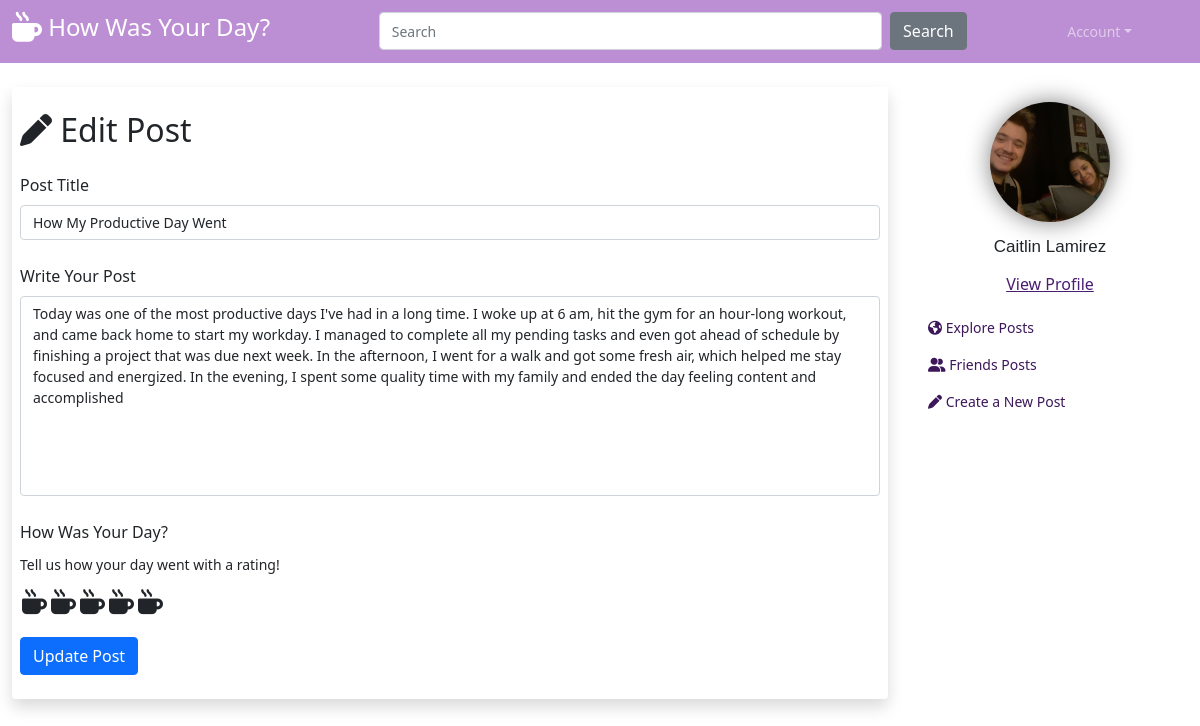
Screenshot of /social/edit_post/3 (signed in) with the database file from the repository.
### social/models.py (models this page shows, shortened)
class Post(models.Model):
    title = models.CharField(max_length=100)
    author = models.ForeignKey(User, on_delete=models.CASCADE) # Deletes all of the user's posts if they delete the user
    rating = models.IntegerField(default=0)
    body = models.TextField()
    post_date = models.DateTimeField(default=timezone.now)
    likes = models.ManyToManyField(User, related_name='blog_posts')

class Profile(models.Model):
    user = models.OneToOneField(User, on_delete=models.CASCADE)
    image = models.ImageField(default='default.jpeg',upload_to='profile_pics')
    bio = models.TextField(default='Welcome to my profile!', max_length=160)
    follows = models.ManyToManyField("self",
            related_name="followed_by",
            symmetrical=False,
            blank=True) # User does not have to follow anybody

### social/views.py (the view)
# urls.py: path('edit_post/<int:post_id>', views.edit_post_view, name='edit_post'),
@login_required
def edit_post_view(request, post_id):
    current_post = Post.objects.get(id=post_id)
    if (current_post.author == request.user):
        if request.method == "POST":
            form = PostForm(request.POST or None, instance = current_post)
            if form.is_valid():
                form.save()
            return redirect('view_post', post_id)
        else:
            form = PostForm()
        return render(request, 'social/edit_post.html',
            {
                'post': current_post
            })
    else:
        return redirect('dashboard')

### social/templates/social/edit_post.html (shortened to what this page needs)
{% extends 'social/base.html' %}
{% block content %}
    <div class="col-lg-9">
        <div class="bg-white shadow rounded overflow-hidden">
        <div class="container py-0 pt-4 pb-4 h-200 p-2 ">
            <h2>
                <i class="fa-solid fa-pen"></i> Edit Post
            </h2>
            <form action="" method="POST">
                <div class="form-group">
                    <label for="inputTitle" class="form-label mt-3">Post Title</label>
                    <input type="text" class="form-control" id="inputTitle" name="title" value="{{ post.title }}">
                </div>
                <div class="form-group">
                    <label for="bodyTextarea" class="form-label mt-4">Write Your Post</label>
                    <textarea class="form-control" id="bodyTextarea" rows="3" style="height: 200px;" name="body">{{post.body}}</textarea>
                </div>
                <div class="form-group">
                    <label class="form-label mt-4">How Was Your Day?</label><br>
                    <small>Tell us how your day went with a rating!</small><br>
                    <div class="rating-day mb-2">
                        <input type="radio" name = "rating" id = "rating5" value="5"><label for="rating5"></label>
                        <input type="radio" name = "rating" id = "rating4" value="4"><label for="rating4"></label>
                        <input type="radio" name = "rating" id = "rating3" value="3"><label for="rating3"></label>
                        <input type="radio" name = "rating" id = "rating2" value="2"><label for="rating2"></label>
                        <input type="radio" name = "rating" id = "rating1" value="1"><label for="rating1"></label>
                    </div>
                </div>
                <input type="submit" class="btn btn-primary" value="Update Post">
            </form>
        </div>
    </div>
    </div>
{% endblock content %}
{% block view_profile %}
<li class="profile-side">
<img class="profile-pic" src="{{ user.profile.image.url }}">
<h5>{{ user.first_name }} {{ user.last_name }}</h5>
<a type="button" class="btn btn-link" href="{% url 'user_profile' user.username%}">View Profile</a>
</li>
{% endblock view_profile %}

### social/templates/social/base.html (shortened to what this page needs)
{% load static %}
<!DOCTYPE html>
<html lang="en">
    <head>
        <link rel="stylesheet" href="https://cdnjs.cloudflare.com/ajax/libs/font-awesome/6.3.0/css/all.min.css"/>
        <link href="{% static 'css/bootstrap.min.css' %}" rel ="stylesheet">
        <link href="{% static 'css/style.css' %}" rel="stylesheet">
        <body>
              {% include 'social/nav_menu.html' %}
              <div class="container-fluid pt-4">
                <div class="row">
              {% block content %}
              {% endblock content %}
              <div class="col-lg-3">
                {% with request.resolver_match.url_name as url_name %}
                <ul class="nav nav-pills flex-column">
                  {% block view_profile %}
                  {% endblock view_profile %}
                  <li class="nav-item">
                    <a class="nav-link {% if url_name == 'dashboard' %}active{% endif %}" href="{% url 'dashboard' %}">
                      <i class="fa-solid fa-earth-americas"></i> Explore Posts
                    </a>
                  </li>
                  <li class="nav-item">
                    <a class="nav-link {% if url_name == 'friends_posts' %}active{% endif %}" href="{% url 'friends_posts' %}">
                      <i class="fa-solid fa-user-group"></i> Friends Posts
                    </a>
                  </li>
                  <li class="nav-item">
                  <a class="nav-link {% if url_name == 'create_post' %}active{% endif %}" href="{% url 'create_post' %}">
                      <i class="fa-solid fa-pen"></i> Create a New Post
                      </a>
                  </li>
                </ul>
                {% endwith %}
              </div>
  </div>
</div>
        </body>
    </head>
</html>

### social/templates/social/nav_menu.html (shortened to what this page needs)
<nav class="navbar navbar-expand-lg navbar-dark navbar-custom">
    <div class="container-fluid">
      <a class="navbar-brand" href="{% url 'dashboard' %}">
        <h4>
        <i class="mug fa-solid fa-mug-hot fa-lg"></i>
         How Was Your Day?
        </h4>
        </a>
        <form class="d-flex form-outline w-50" method="GET" action = "{% url 'search' %}">
          <input class="form-control me-sm-2" type="search" placeholder="Search" name = "query">
          <button class="btn btn-secondary my-2 my-sm-0" type="submit">Search</button>
        </form>
        <ul class="navbar-nav me-5">
          <li class="nav-item dropdown">
            <a class="nav-link dropdown-toggle" data-bs-toggle="dropdown" href="#" role="button" aria-haspopup="true" aria-expanded="false">Account</a>
          </li>
        </ul>
      </div>
  </nav>

### landing/static/css/style.css (style rules this page uses)
html, body { height: 100%; }
.rating-day { display: inline-block; padding-top: 5px; }
.rating-day label { float:right; }
.rating-day label:before { display:inline-block; font-size: 25px; font-family: FontAwesome; content: '\f7b6'; margin:0; padding:2px; cursor: pointer; }
textarea { resize: none; }
.profile-pic { object-fit: cover; border-radius: 50%; width: 150px; height: 150px; padding: 15px; filter: drop-shadow(0 0 0.75rem gray); }
.profile-side { text-align: center; padding-bottom: 2%; }
a { color:inherit; }
h5 { font-family:sans-serif; font-size: 17px; }
.navbar-custom { background-color: #bc8ed3; }
.nav-link { color:rgb(60, 23, 90); }
.btn-link { color:rgb(75, 29, 113); }
.form-control { font-size:14px; }
li { font-size:14px; }

### rows the page displays
Post: title "How My Productive Day Went", body "Today was one of the most productive days I've had in a long time. I woke up at 6 am, hit the gym for an hour-long workout, and came back home to start my workday. I managed to complete all my pending tasks and even got ahead of schedule by finishing a project that was due next week. In the afternoon, I went for a walk and got some fresh air, which helped me stay focused and energized. In the evening, I spent some quality time with my family and ended the day feeling content and accomplished"

### other values shown
{{ user.first_name }} "Caitlin"
{{ user.last_name }} "Lamirez"
